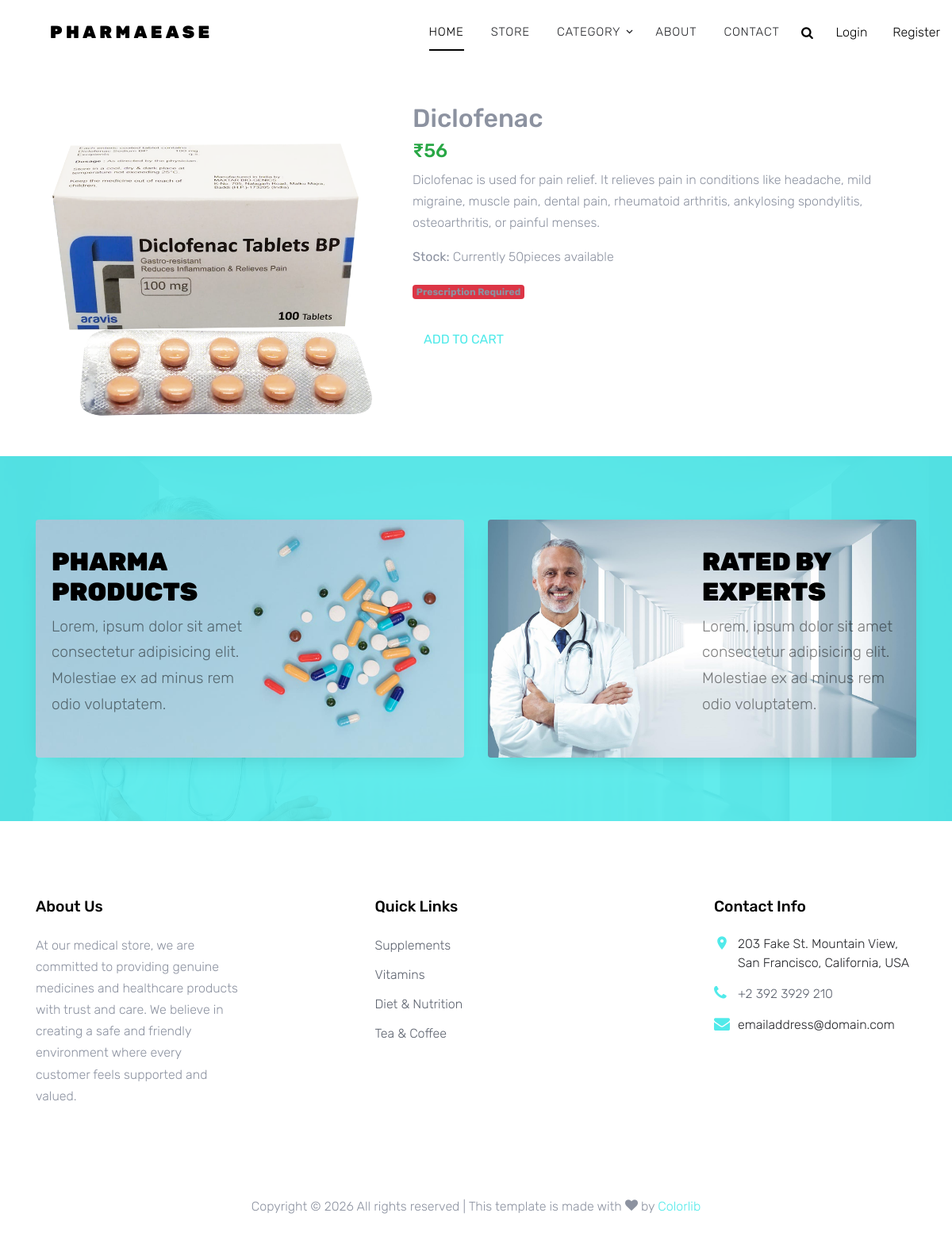
The app's page /productdetail/1 with its own data.
### shop/models.py (models this page shows)
class Product(models.Model):
    name = models.CharField(max_length=100)
    image = models.ImageField(upload_to='products/')
    description = models.TextField()
    price = models.IntegerField()
    stock = models.IntegerField()
    category = models.ForeignKey(Category, on_delete=models.CASCADE)
    sub_category = models.ForeignKey(SubCategory, on_delete=models.CASCADE, related_name='sub_category' ,null=True)
    created = models.DateTimeField(auto_now_add=True)
    updated = models.DateTimeField(auto_now=True)
    prescription =models.BooleanField(default=False)

### shop/views.py (the view)
# urls.py: path('productdetail/<int:i>',views.ProductDetail.as_view(),name='productdetail'),
class ProductDetail(View):
    def get(self, request, i):
        p=Product.objects.get(id=i)
        context={'product':p}
        return render(request, 'productdetail.html', context)

### cart/context_processors.py (called while the page is built)
def cart_items(request):
    total = 0
    if request.user.is_authenticated:
        u=request.user
        c = Cart.objects.filter(user=u)
        for i in c:
           total+=i.subtotal()
    return {'total':total}

### shop/context_processors.py (called while the page is built)
def menu_links(request):
    c=Category.objects.all()
    return {'links':c}

### templates/productdetail.html
{% extends 'base.html' %}
{% block content %}
<div class="container mt-5">
    <div class="row">
        <div class="col-md-5">
            <img src="{{ product.image.url }}" class="img-fluid">
        </div>
        <div class="col-md-7">
            <h2>{{ product.name }}</h2>
            <h4 class="text-success">₹{{ product.price }}</h4>
            <p>{{ product.description }}</p>
            <p><strong>Stock:</strong> Currently {% if product.stock > 0 %}
                                                      {{product.stock }}pieces available
                                               {% else %}Not available
                                                {% endif %}</p>
            {% if product.prescription %}
                <span class="badge bg-danger">
                    Prescription Required
                </span>
            {% endif %}
            <br><br>
            {% if user.is_superuser == True %}
                    <a class="btn hvr-hover" href="{% url 'shop:addstock' product.id %}">Add stock</a>
                    {% else %}
                      {% if product.stock > 0 %}
					     <a class="btn hvr-hover" href="{% url 'cart:addtocart' product.id %}">Add to Cart</a>
                      {% else %}
                    <h3 class="mt-3 text-danger">OUT OF STOCK</h3>
                    {% endif %}
                    {% endif %}
        </div>
    </div>
</div>
{% endblock %}

### static/css/style.css (style rules this page uses)
body { line-height: 1.7; color: #8c92a0; font-weight: 300; font-size: 16px; }
a { -webkit-transition: .3s all ease; -o-transition: .3s all ease; transition: .3s all ease; }
.btn { -webkit-transition: .3s all ease-in-out; -o-transition: .3s all ease-in-out; transition: .3s all ease-in-out; text-transform: uppercase; border-width: 2px; }

### records on screen
Product: image (picture), name "Diclofenac", price "56", description "Diclofenac is used for pain relief. It relieves pain in conditions like headache, mild migraine, muscle pain, dental pain, rheumatoid arthritis, ankylosing spondylitis, osteoarthritis, or painful menses.", stock "50"
